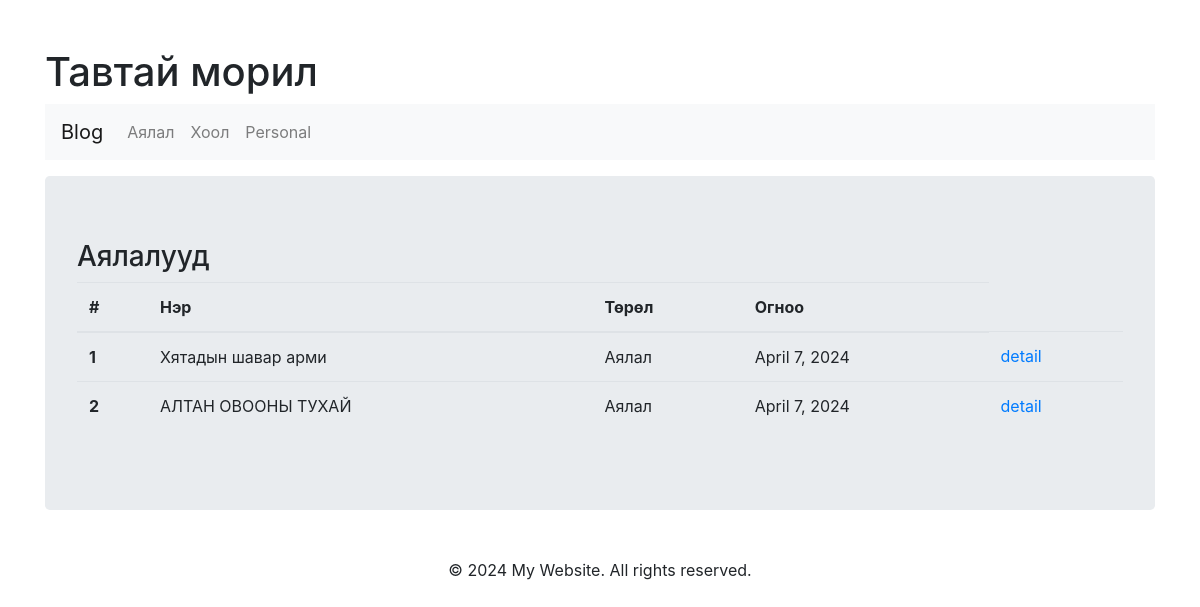
The page /blog/1 on the database its author committed.
### app_blog/models.py (models this page shows, shortened)
class Torol(models.Model):
    tname = models.CharField(max_length=255)
    class Meta:
        db_table = 'tbl_torol'

class Blog(models.Model):
    bname = models.CharField(max_length=255)
    bcontent = models.CharField(max_length=2500, null=True)
    bdate = models.DateField(auto_now_add=True)
    btorol = models.ForeignKey(Torol, on_delete=models.CASCADE)
    class Meta:
        db_table = 'tbl_blog'

### app_blog/views.py (the view)
# urls.py: path('<int:id>', read_blog, name='readBlog'),
def read_blog(request, id):
    if request.method == 'GET':
        blog = Blog.objects.filter(btorol=id)
        torol = Torol.objects.get(id=id)
        return render(request, 'blog/read.html', {"blog": blog, 'torol': torol})

### templates/blog/read.html (shortened to what this page needs)
{%extends '../base.html'%}
{%block content%}
{%if blog%}
<h3>{{torol.tname}}ууд</h3>
<table class="table">
    <thead>
        <tr>
            <th scope="col">#</th>
            <th scope="col">Нэр</th>
            <th scope="col">Төрөл</th>
            <th scope="col">Огноо</th>
        </tr>
    </thead>
    <tbody>
        {%for i in blog%}
        <tr>
            <th scope="row">{{i.id}}</th>
            <td>{{i.bname}}</td>
            <td>{{i.btorol.tname}}</td>
            <td>{{i.bdate}}</td>
            <td><a href="{%url 'blog:detailBlog' i.id%}">detail</i></a></td>
        </tr>
        {%endfor%}
    </tbody>
</table>
{%else%}
<p>blog алга</p>
{%endif%}
{%endblock%}

### rows shown on the page
Torol: tname "Аялал"
Blog: id "1", bname "Хятадын шавар арми", btorol.tname "Аялал", bdate "April 7, 2024"
Blog: id "2", bname "АЛТАН ОВООНЫ ТУХАЙ", btorol.tname "Аялал", bdate "April 7, 2024"
